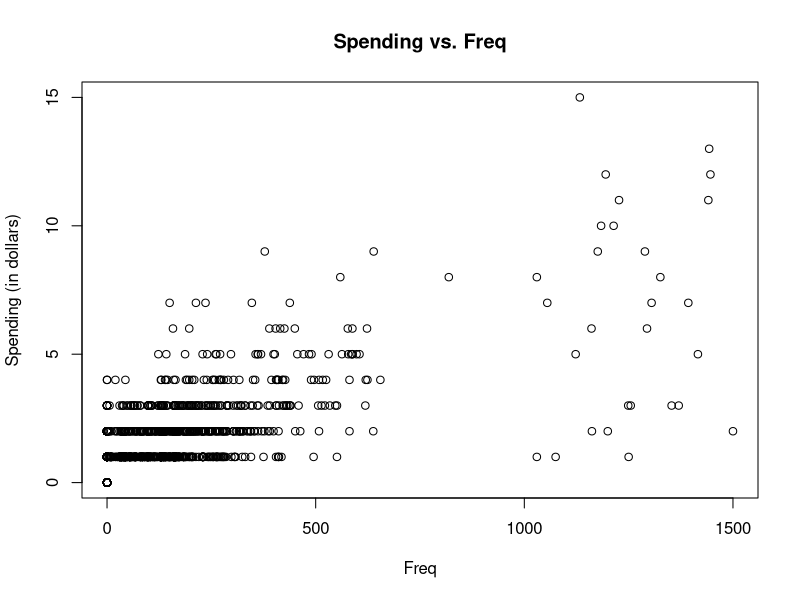
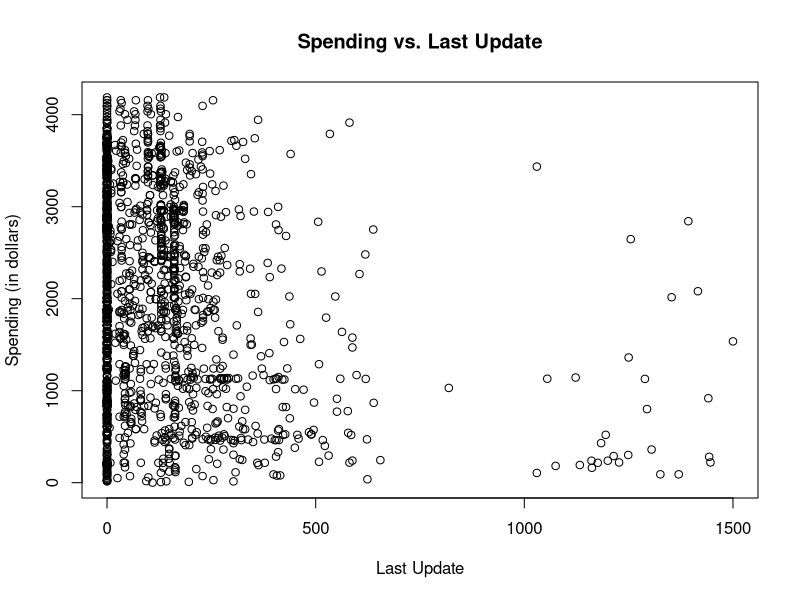
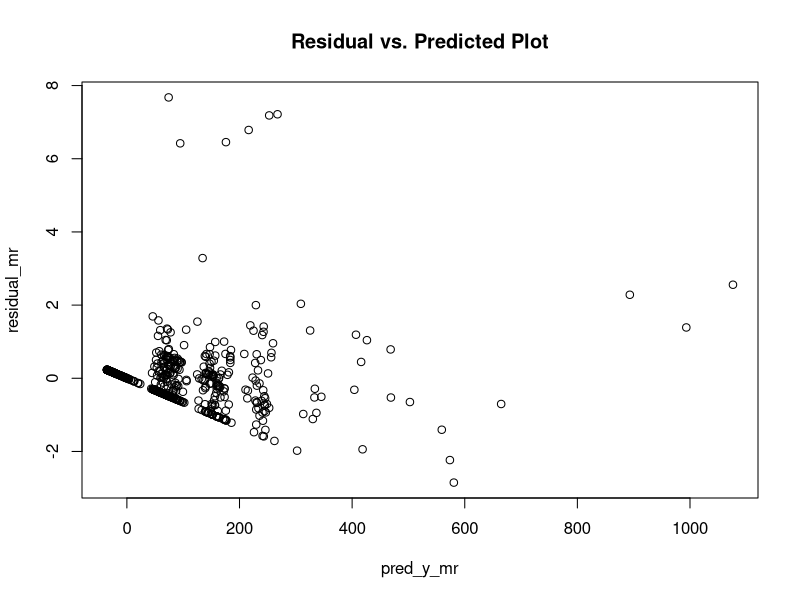

These figures' R source, in order:
#Creating tacko Dataframe
tacko.df <- read.csv("Tacko.csv")

#part a 
#Scatterplots
#Spending vs. freq
plot(tacko.df$Freq ~ tacko.df$Spending, main = "Spending vs. Freq", xlab = "Freq", ylab = "Spending (in dollars)")

#spending vs. last update
plot(tacko.df$Last_Update ~ tacko.df$Spending, main = "Spending vs. Last Update", xlab = "Last Update", ylab = "Spending (in dollars)")

#part b 
# Selecting the first 1000 records
tacko1000.df <- tacko.df[1:1000,]

#Selecting the first five variables 
select.var <- tacko1000.df[-c(6)]

#setting the sample seed to 1
set.seed(1)

#partition the data 50:50
train.rows <- sample(rownames(select.var), dim(select.var)[1]*0.5)
train.data <- select.var[train.rows,]

valid.rows <- setdiff(rownames(select.var),train.rows)
valid.data <- select.var[valid.rows,]

#Part c
#Multiple Regression Model 
reg <- lm(Spending~., data = train.data)
summary(reg)

#residuals analysis 
#predicted values for Y
pred_y_mr <- fitted(reg)
#standardized residual
residual_mr <- rstandard(reg)
#plot Residual vs. predicted 
plot(pred_y_mr, residual_mr, main = "Residual vs. Predicted Plot")

#multicollinearity 
library(car)
vif(reg)
sqrt(vif(reg))>5

#part e
library(forecast)

#use predict() to make predictions on a new set 
valid.lm.pred <- predict(reg,valid.data)
acc <- accuracy(valid.lm.pred, valid.data$Spending)
View(acc)

#part f
#Step wise regression backwards
reg.step.back <- step(reg, direction = "backward", data = train.data)
summary(reg.step.back)







